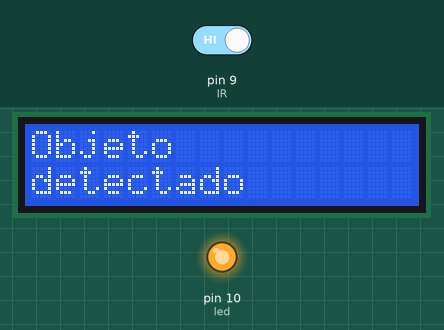
Simulated run of this sketch. Board: Arduino Uno, built with avr-gcc and run on an emulated ATmega328P. On the bench: 16×2 character LCD, output pins drawn as LEDs (lit = HIGH). The test bench sets the inputs (shaded band); at power-on: pin 9 (IR) HIGH. What the sketch prints to the serial monitor is not drawn.

Above: at 1.2 s.
1.3 s: pin 9 (IR) driven LOW
At 2.3 s:
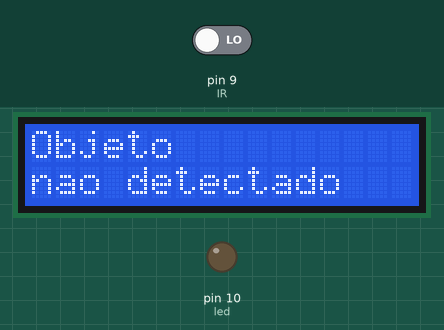
2.8 s: pin 9 (IR) driven HIGH
At 3.9 s:
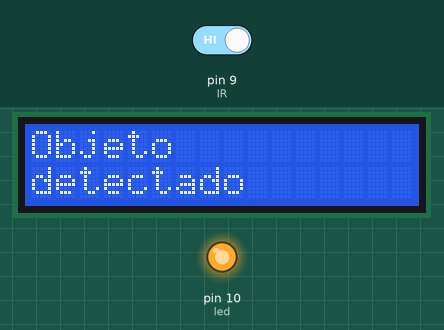
Timing chart, 0 to 5.8 s (numbered marks = the images above; inputs shaded):
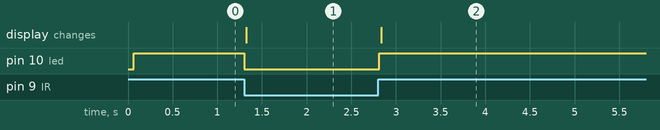

Measured:
- after the input at 1.3 s, pin 10 (led): HIGH → LOW at once; the display: changes at once (image 1)
- after the input at 2.8 s, pin 10 (led): LOW → HIGH at once; the display: changes at once (image 2)

The sketch:

exercicio_5_codigo.ino
```cpp
#include <LiquidCrystal.h>
#define IR 9
#define led 10

LiquidCrystal lcd(12, 11, 5, 4, 3, 2);

void setup()
{
  Serial.begin(9600);
  lcd.begin(16, 2);

  lcd.setCursor(0,0);
  lcd.print("Objeto");

  pinMode(IR, INPUT);
  pinMode(led, OUTPUT);

}

void loop()
{

  bool presenca = digitalRead(IR);

  digitalWrite(led, presenca);

  String txt = presenca ? "detectado    " : "nao detectado";

  lcd.setCursor(0,1);
  lcd.print(txt);

  Serial.println("Objeto "+txt);

} 
```
